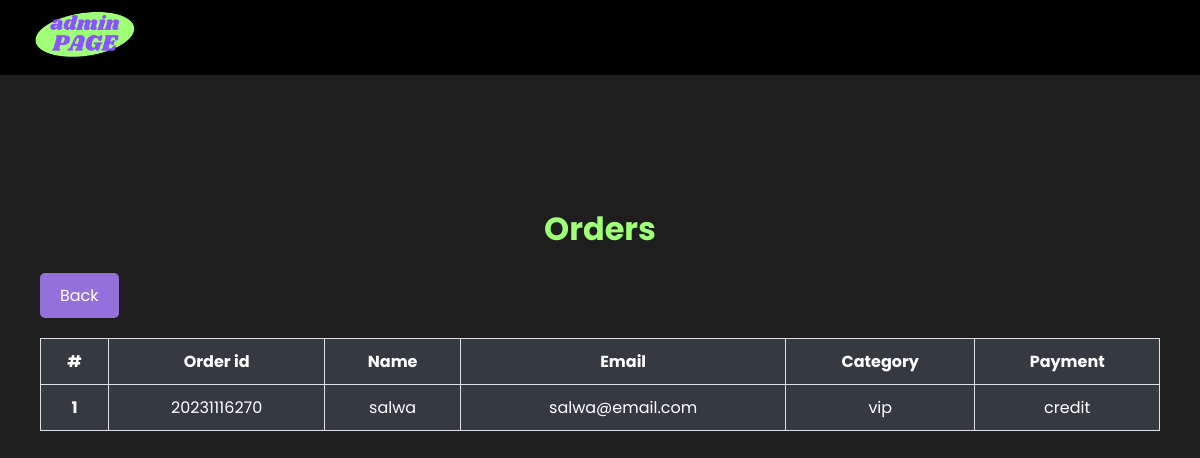
The page /dashboard/orders/index.php (signed in) on the database its author committed.
### tables this page shows
CREATE TABLE `orders` (
  `id` varchar(255) NOT NULL,
  `name` varchar(255) NOT NULL,
  `email` varchar(255) NOT NULL,
  `category` varchar(20) NOT NULL,
  `payment` varchar(20) NOT NULL,
  `concert_id` varchar(255) NOT NULL
);

### functions.php (called while the page is built, shortened)
<?php
$conn = mysqli_connect("localhost", "root", "", "pa_web");
function query($query) {
    global $conn;
    $result = mysqli_query($conn, $query);
    $rows = [];
    while ($row = mysqli_fetch_assoc($result)) {
        $rows[] = $row;
    }
    return $rows;
}
?>

### dashboard/orders/index.php (the view, shortened to what this page needs)
<?php
require 'layouts/header.php';
require '../../functions.php';
$orders = query("SELECT * FROM orders");
?>
<div class="concerts">
  <h1>Orders</h1>
  <a href="../index.php" style="color:white">
    <div class="btn backbtn">Back</div>
  </a>
  <table>
    <thead>
      <tr>
        <th>#</th>
        <th>Order id</th>
        <th>Name</th>
        <th>Email</th>
        <th>Category</th>
        <th>Payment</th>
      </tr>
    </thead>
    <tbody>
      <?php if(sizeof($orders) == 0): ?>
        <tr>
          <td colspan="6" style="text-align: center;">No data yet</td>
        </tr>
      <?php else: ?>
        <?php $i=1; foreach($orders as $order): ?>
          <tr>
            <th scope="row"><?= $i++; ?></th>
            <td><?= $order['id']; ?></td>
            <td><?= $order['name']; ?></td>
            <td><?= $order['email']; ?></td>
            <td><?= $order['category']; ?></td>
            <td><?= $order['payment']; ?></td>
          </tr>
        <?php endforeach; ?>
      <?php endif; ?>
    </tbody>
  </table>
</div>
<?php
require 'layouts/footer.php';
?>

### dashboard/dashboard.css (style rules this page uses)
* { margin: 0; padding: 0; box-sizing: border-box; font-family: 'Poppins', sans-serif; }
body { background-color: #1e1e1e; min-height: 100vh; }
h1 { color: #9fff76; text-align: center; margin-bottom: 20px; }
.concerts { margin-top: 30px; padding: 20px; color: white; }
.concerts h1 { color: #9fff76; }
table { width: 100%; border-collapse: collapse; margin-bottom: 20px; color: white; text-align: center; margin: 0 auto; }
tr { background-color: #343a40; }
th, td { padding: 10px; border: 1px solid #dee2e6; }
.btn { display: inline-block; padding: 10px 20px; font-size: 16px; cursor: pointer; border-radius: 5px; text-align: center; }
.backbtn { background-color: mediumpurple; margin-bottom: 20px; text-decoration: none; color: white; }

### rows shown on the page
orders: id "20231116270", name "salwa", email "salwa@email.com", category "vip", payment "credit"
